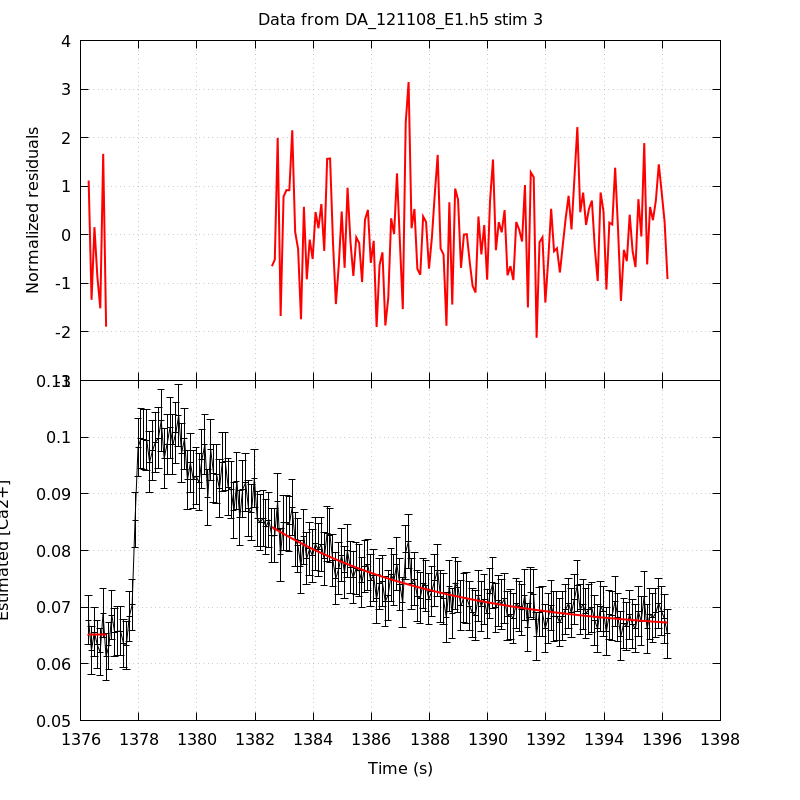

This chart was generated by the following gnuplot code:
unset key
set grid
set multiplot title 'Data from DA_121108_E1.h5 stim 3' noenhanced layout 2,1 margins 0.1,0.9,0.1,0.95 spacing 0,0
set ylabel 'Normalized residuals'
set xtics format ''
plot 'DA_121108_E1_aba_RatioFit_s3' using 1:4 with lines linecolor rgb 'red' linewidth 2
set format x '%g'
set xlabel 'Time (s)'
set ylabel 'Estimated [Ca2+]'
plot 'DA_121108_E1_aba_CaRatio_s3' using 1:2:($3*1.96) with yerrorlines \
     linecolor rgb 'black' linewidth 1,                \
     'DA_121108_E1_aba_RatioFit_s3' using 1:3 with lines linecolor rgb 'red'\
     linewidth 2
unset multiplot
